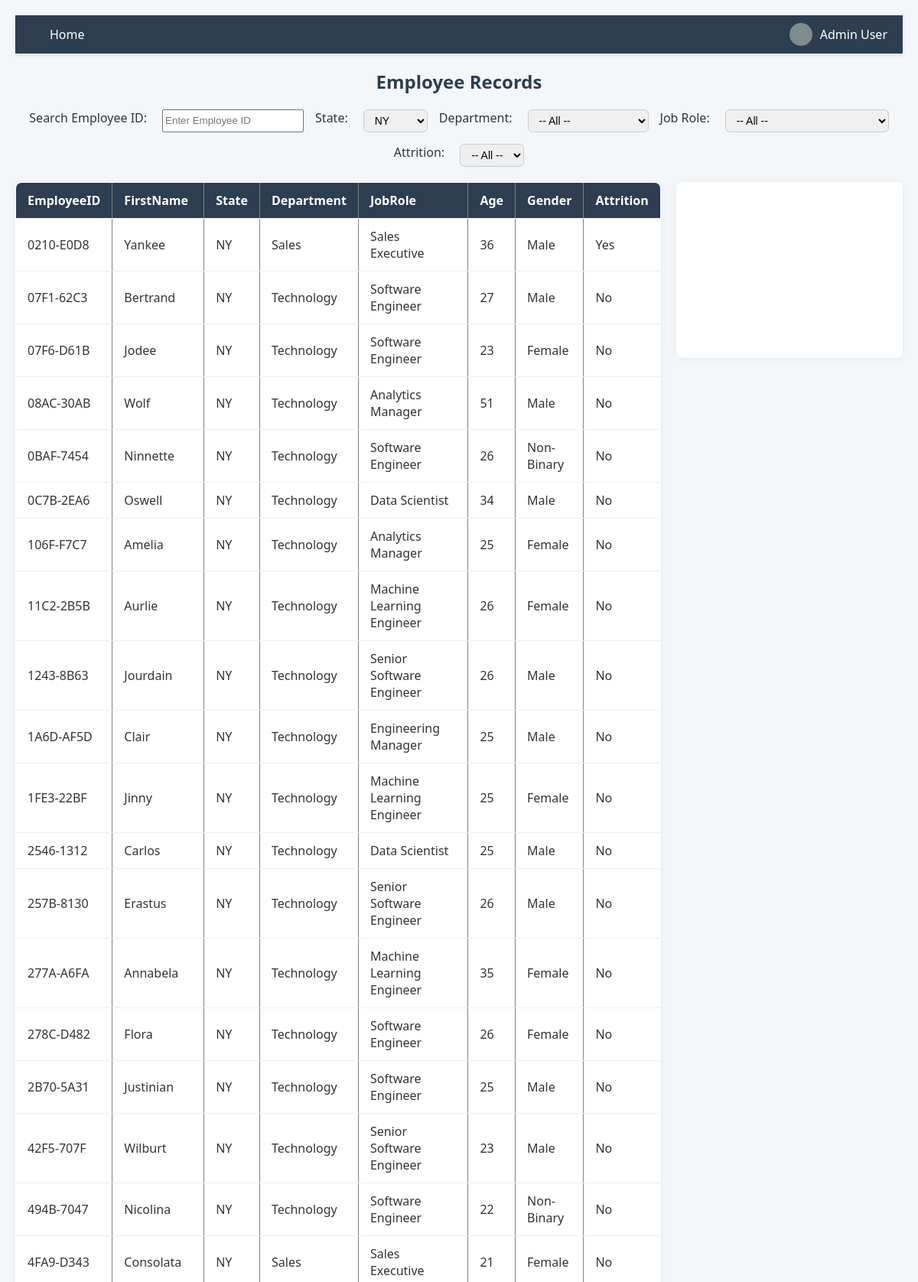
The page /view_data/view_dataset.php?state=NY (upper part) on the database its author committed.
### tables this page shows
CREATE TABLE `EmployeeData` (
  `EmployeeID` varchar(100) DEFAULT NULL,
  `FirstName` varchar(100) DEFAULT NULL,
  `LastName` varchar(100) DEFAULT NULL,
  `Gender` varchar(100) DEFAULT NULL,
  `Age` int(11) DEFAULT NULL,
  `BusinessTravel` varchar(100) DEFAULT NULL,
  `Department` varchar(100) DEFAULT NULL,
  `DistanceFromHome_KM` int(11) DEFAULT NULL,
  `State` varchar(100) DEFAULT NULL,
  `Ethnicity` varchar(100) DEFAULT NULL,
  `Education` varchar(100) DEFAULT NULL,
  `EducationField` varchar(100) DEFAULT NULL,
  `JobRole` varchar(100) DEFAULT NULL,
  `MaritalStatus` varchar(100) DEFAULT NULL,
  `Salary` int(11) DEFAULT NULL,
  `StockOptionLevel` int(11) DEFAULT NULL,
  `OverTime` varchar(100) DEFAULT NULL,
  `HireDate` date DEFAULT NULL,
  `Attrition` varchar(100) DEFAULT NULL,
  `YearsAtCompany` int(11) DEFAULT NULL,
  `YearsInMostRecentRole` int(11) DEFAULT NULL,
  `YearsSinceLastPromotion` int(11) DEFAULT NULL,
  `YearsWithCurrManager` int(11) DEFAULT NULL,
  `ReviewDate` date DEFAULT NULL,
  `EnvironmentSatisfaction` int(11) DEFAULT NULL,
  `JobSatisfaction` int(11) DEFAULT NULL,
  `RelationshipSatisfaction` int(11) DEFAULT NULL,
  `TrainingOpportunitiesWithinYear` int(11) DEFAULT NULL,
  `TrainingOpportunitiesTaken` int(11) DEFAULT NULL,
  `WorkLifeBalance` int(11) DEFAULT NULL,
  `SelfRating` int(11) DEFAULT NULL,
  `ManagerRating` int(11) DEFAULT NULL
);

### view_data/view_dataset.php (the view, shortened to what this page needs)
<!DOCTYPE html>
<html lang="en">
<head>
    <link rel="stylesheet" href="styles/style_view_dataset.css">
</head>
<body></body>
<?php
include '../connection.php';
try {
    $state = trim($_GET['state'] ?? '');
    $conditions = [];
    $params = [];
    $types = '';
    if (!empty($state)) {
        $conditions[] = "State = ?";
        $params[] = $state;
        $types .= 's';
    }
    $sql = "SELECT EmployeeID,FirstName,State,Department,JobRole,Age,Gender,Attrition FROM EmployeeData";
    if (!empty($conditions)) {
        $sql .= " WHERE " . implode(" AND ", $conditions);
    }
    $stmt = mysqli_prepare($conn, $sql);
    if (!empty($params)) {
        mysqli_stmt_bind_param($stmt, $types, ...$params);
    }
    mysqli_stmt_execute($stmt);
    $result = mysqli_stmt_get_result($stmt);
} catch (Exception $e) {
    die("Error: " . $e->getMessage());
}
?>
<h2>Employee Records</h2>
<form method="GET" action="">
    <label>Search Employee ID:</label>
    <input type="text" name="search_id" value="<?php echo htmlspecialchars($_GET['search_id'] ?? ''); ?>" placeholder="Enter Employee ID">
    <label>State:</label>
    <select name="state">
        <?php
        $states = mysqli_query($conn, "SELECT DISTINCT State FROM EmployeeData ORDER BY State");
        while ($row = mysqli_fetch_assoc($states)) {
            $selected = $state === $row['State'] ? 'selected' : '';
            echo "<option value='{$row['State']}' $selected>{$row['State']}</option>";
        }
        ?>
    </select>
    <label>Department:</label>
    <select name="department">
        <option value="">-- All --</option>
    </select>
    <label>Job Role:</label>
    <select name="jobrole">
        <option value="">-- All --</option>
    </select>
    <label>Attrition:</label>
    <select name="attrition">
        <option value="">-- All --</option>
    </select>
</form>
<div style="display: flex; align-items: flex-start; gap: 20px;">
    <div style="flex: 1;">
        <?php
        if (mysqli_num_rows($result) > 0) {
            echo "<table border='1' cellpadding='10'>";
            echo "<tr>";
            while ($field = mysqli_fetch_field($result)) {
                echo "<th>{$field->name}</th>";
            }
            echo "</tr>";
            while ($row = mysqli_fetch_assoc($result)) {
                $empId = $row['EmployeeID'];
                echo "<tr onclick=\"window.location.href='../profile/profile.php?id=$empId'\" style=\"cursor: pointer;\">";
                foreach ($row as $value) {
                    echo "<td>" . htmlspecialchars($value) . "</td>";
                }
                echo "</tr>";
            }
            echo "</table>";
        } else {
            echo "<p>No matching records found.</p>";
        }
        ?>
    </div>
    <div id="summary" style="width: 30%;">
    </div>
</div>

### view_data/styles/style_view_dataset.css (style rules this page uses)
body { font-family: 'Segoe UI', Tahoma, Geneva, Verdana, sans-serif; margin: 0; padding: 20px; background-color: #f4f7f9; color: #333; }
h2 { text-align: center; color: #2c3e50; margin-bottom: 20px; }
form { display: flex; justify-content: center; gap: 15px; flex-wrap: wrap; margin-bottom: 20px; }
form label { margin-right: 5px; font-weight: 500; }
select { padding: 5px 10px; border-radius: 6px; border: 1px solid #ccc; font-size: 14px; }
table { width: 100%; border-collapse: collapse; background-color: #fff; border-radius: 8px; overflow: hidden; box-shadow: 0 2px 10px rgba(0, 0, 0, 0.05); }
th, td { padding: 12px 15px; border-bottom: 1px solid #eee; text-align: left; }
th { background-color: #2c3e50; color: #fff; }
#summary { background-color: #fff; padding: 15px; border-radius: 8px; box-shadow: 0 2px 10px rgba(0, 0, 0, 0.05); min-height: 200px; }

### rows shown on the page
employeedata: EmployeeID "0210-E0D8", FirstName "Yankee", State "NY", Department "Sales", JobRole "Sales Executive", Age "36", Gender "Male", Attrition "Yes"
employeedata: EmployeeID "07F1-62C3", FirstName "Bertrand", State "NY", Department "Technology", JobRole "Software Engineer", Age "27", Gender "Male", Attrition "No"
employeedata: EmployeeID "07F6-D61B", FirstName "Jodee", State "NY", Department "Technology", JobRole "Software Engineer", Age "23", Gender "Female", Attrition "No"
employeedata: EmployeeID "08AC-30AB", FirstName "Wolf", State "NY", Department "Technology", JobRole "Analytics Manager", Age "51", Gender "Male", Attrition "No"
employeedata: EmployeeID "0BAF-7454", FirstName "Ninnette", State "NY", Department "Technology", JobRole "Software Engineer", Age "26", Gender "Non-Binary", Attrition "No"
employeedata: EmployeeID "0C7B-2EA6", FirstName "Oswell", State "NY", Department "Technology", JobRole "Data Scientist", Age "34", Gender "Male", Attrition "No"
employeedata: EmployeeID "106F-F7C7", FirstName "Amelia", State "NY", Department "Technology", JobRole "Analytics Manager", Age "25", Gender "Female", Attrition "No"
employeedata: EmployeeID "11C2-2B5B", FirstName "Aurlie", State "NY", Department "Technology", JobRole "Machine Learning Engineer", Age "26", Gender "Female", Attrition "No"
employeedata: EmployeeID "1243-8B63", FirstName "Jourdain", State "NY", Department "Technology", JobRole "Senior Software Engineer", Age "26", Gender "Male", Attrition "No"
employeedata: EmployeeID "1A6D-AF5D", FirstName "Clair", State "NY", Department "Technology", JobRole "Engineering Manager", Age "25", Gender "Male", Attrition "No"
employeedata: EmployeeID "1FE3-22BF", FirstName "Jinny", State "NY", Department "Technology", JobRole "Machine Learning Engineer", Age "25", Gender "Female", Attrition "No"
employeedata: EmployeeID "2546-1312", FirstName "Carlos", State "NY", Department "Technology", JobRole "Data Scientist", Age "25", Gender "Male", Attrition "No"
employeedata: EmployeeID "257B-8130", FirstName "Erastus", State "NY", Department "Technology", JobRole "Senior Software Engineer", Age "26", Gender "Male", Attrition "No"
employeedata: EmployeeID "277A-A6FA", FirstName "Annabela", State "NY", Department "Technology", JobRole "Machine Learning Engineer", Age "35", Gender "Female", Attrition "No"
employeedata: EmployeeID "278C-D482", FirstName "Flora", State "NY", Department "Technology", JobRole "Software Engineer", Age "26", Gender "Female", Attrition "No"
employeedata: EmployeeID "2B70-5A31", FirstName "Justinian", State "NY", Department "Technology", JobRole "Software Engineer", Age "25", Gender "Male", Attrition "No"
employeedata: EmployeeID "42F5-707F", FirstName "Wilburt", State "NY", Department "Technology", JobRole "Senior Software Engineer", Age "23", Gender "Male", Attrition "No"
employeedata: EmployeeID "494B-7047", FirstName "Nicolina", State "NY", Department "Technology", JobRole "Software Engineer", Age "22", Gender "Non-Binary", Attrition "No"
employeedata: EmployeeID "4FA9-D343", FirstName "Consolata", State "NY", Department "Sales", JobRole "Sales Executive", Age "21", Gender "Female", Attrition "No"

### other values the page prints
$field->name "EmployeeID"
$field->name "FirstName"
$field->name "State"
$field->name "Department"
$field->name "JobRole"
$field->name "Age"
$field->name "Gender"
$field->name "Attrition"
form field state "NY"
